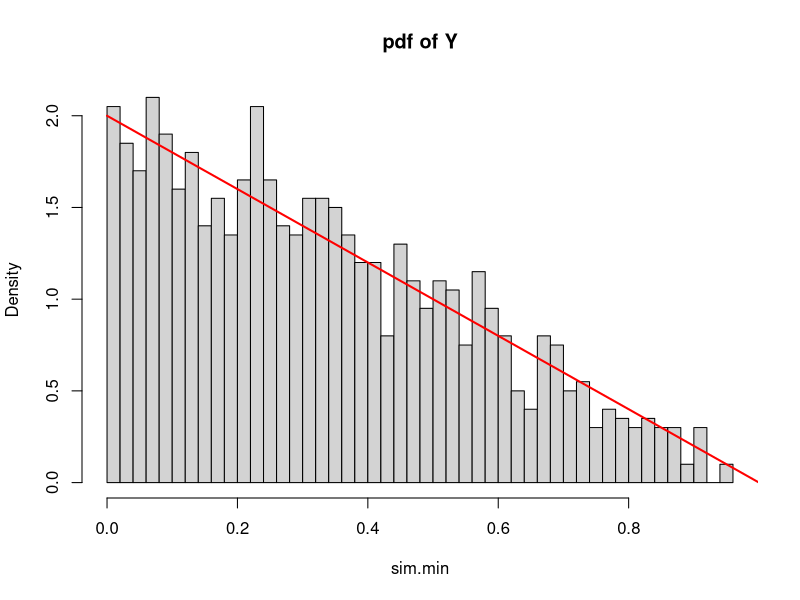
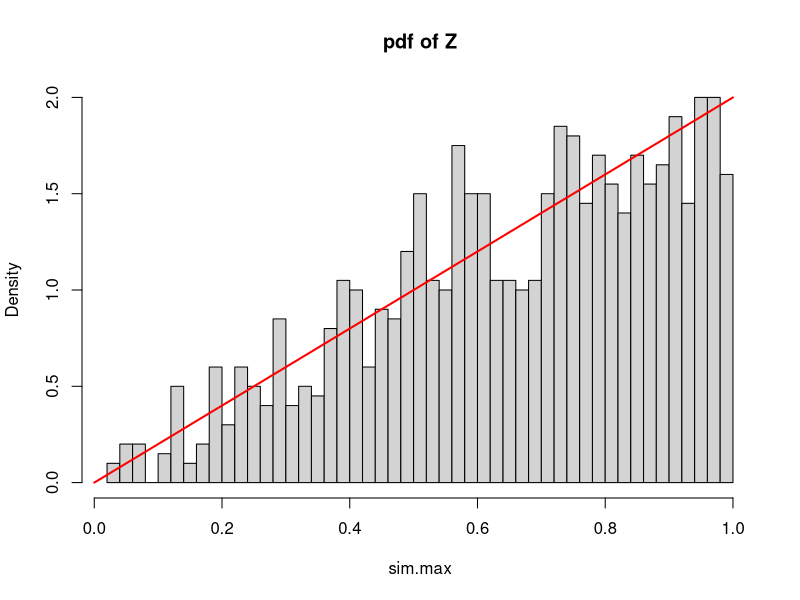
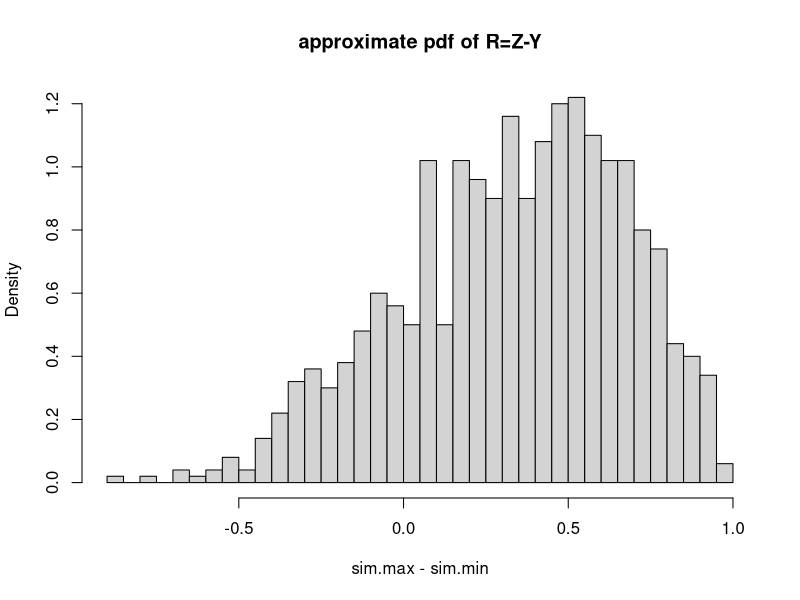
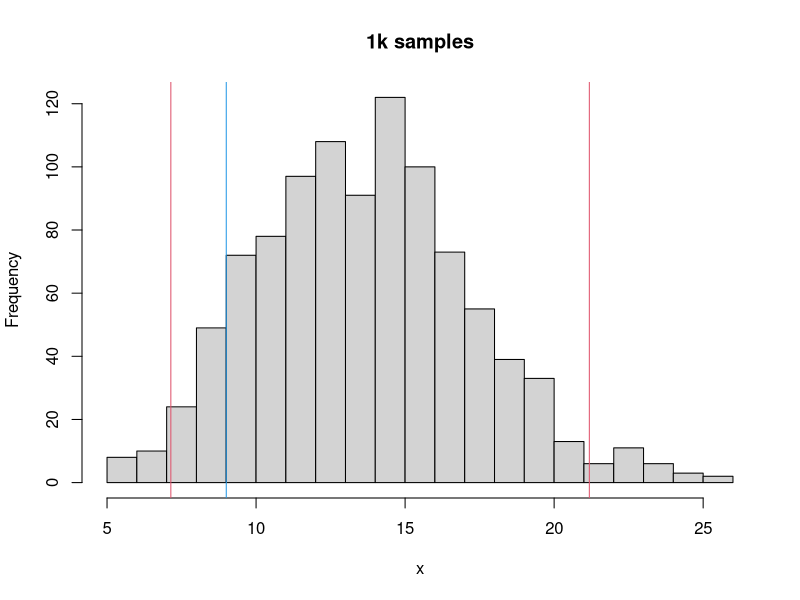

Source code (R) for these figures, in order:
## ---- chunk 1
sampleDist = function(n) { #?????? n - ???????????? ??????????????
  sample(x = c(1,2,3,4), n, replace = T, prob = c(0.3, 0.2, 0.35, 0.15)) 
}

sampleDist(40)
## ---- chunk 2
n <- 2
pdf.min <- function(x) {  # ?????????????? ?????????????????? ?????????????????????? ?????? ?????????? ??????????
  n*(1-x)^(n-1)
}
sample.min <-  function() { # ?????????????? ?????????????? 
  min(runif(n))
}
sim.min <- replicate(1000, sample.min()) # ?????????????????? 1000 ??????
hist(sim.min, breaks=50, prob=T, main="pdf of Y")
curve(pdf.min, 0, 1, col="red", lwd=2, add=T)
## ---- chunk 3
n <- 2
pdf.max <- function(x) {    
  n*x^(n-1)
}
sample.max <-  function() { 
  max(runif(n))
}
sim.max <- replicate(1000, sample.max()) 
hist(sim.max, breaks=50, prob=T, main="pdf of Z")
curve(pdf.max, 0, 1, col="red", lwd=2, add=T)
## ---- chunk 4
hist(sim.max-sim.min, breaks=50, prob=T, main="approximate pdf of R=Z-Y")
## ---- chunk 5

sim_samples <- function(n, p = 0.1) {
  x <- c()
  for (i in 1:n) {
    set.seed(123 + i)
    simulated_sample <- runif(142) < p
    x[i] <- sum(simulated_sample == TRUE)
  }
  return(x)
}

x = sim_samples(1000)

a = mean(x)
sd = sqrt(var(x))
right = qnorm(0.975, mean = a, sd = sd)
left = qnorm(0.025, mean = a, sd = sd)
pval = pnorm(9, mean = a, sd = sd)

hist(x, breaks=20, main = "1k samples")
abline(v = 9, col = 4)
abline(v = right, col = 2)
abline(v = left, col = 2)

